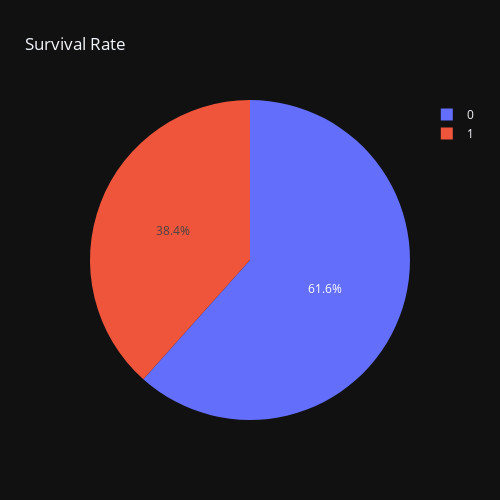

This figure's notebook cell:
### Code cell
survived_counts= df['survived'].value_counts()
px.pie(names=survived_counts.index, values=survived_counts.values,
       title='Survival Rate', template='plotly_dark',
       width=500, height=500)

### Figure 1 — Plotly figure (JSON) as saved in the notebook; plotly's stock layout.template omitted (floating-point values rounded to 4 significant figures)
{"data": [{"domain": {"x": [0, 1], "y": [0, 1]}, "hovertemplate": "label=%{label}<br>value=%{value}<extra></extra>", "labels": [0, 1], "legendgroup": "", "name": "", "showlegend": true, "type": "pie", "values": [549, 342]}], "layout": {"height": 500, "legend": {"tracegroupgap": 0}, "title": {"text": "Survival Rate"}, "width": 500}}
